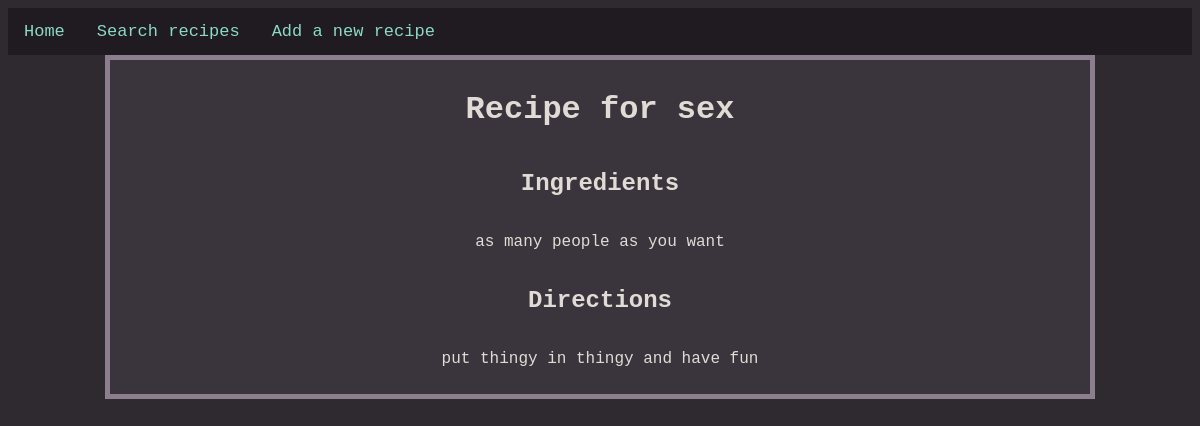
/recipes/6/, run on the app's committed database.
### recipesMain/models.py (models this page shows, shortened)
class recipe(models.Model):
    recipeId = models.BigAutoField(primary_key = True)
    title = models.CharField(max_length = 50)
    ingredients = models.TextField()
    body = models.TextField()
    tag = models.ManyToManyField(category, db_column = "categoryTitle")
    class Meta:
        db_table = "recipe"

### recipesMain/views.py (the view)
# urls.py: path("<int:recipeId>/", views.expandRecipeView, name="expandRecipeView"),
def expandRecipeView(request, recipeId):
    try:
        recipesDisp = recipe.objects.get(pk=recipeId)
        recipeRequest = HttpResponse("This is recipe %s" % recipeId)
    except:
        raise Http404("Recipe does not exist. Maybe you should write it!")
    return render(request, "recipeViews/recipeExpand.html", {"recipesDisp": recipesDisp})

### templates/recipeViews/recipeExpand.html
{% extends "base.html" %}
{% block content %}
<div class="centreColumn">
    <h1>{{ recipesDisp.title }}</h1>
    <h2>Ingredients</h2>
    <p>{{ recipesDisp.ingredients }}</p>
    <h2>Directions</h2>
    <p>{{ recipesDisp.body }}</p>
</div>
{% endblock %}

### static/css/main.css (style rules this page uses)
:root { --retro-bg: #2e2a30; --retro-container-bg: #3a353d; --retro-accent: #ffb347; --retro-accent-dark: #b36b00; --retro-text: #e0dcd5; --retro-link: #8cd9c6; --retro-hover: #ffb347; --retro-border: #8c7e8f; }
.centreColumn { width: 960px; height: 100%; padding: 10px; border: 5px solid var(--retro-border); word-break: keep-all; background-color: var(--retro-container-bg); margin: auto; display: flex; flex-direction: column; align-items: center; color: var(--retro-text); }
body { color: var(--retro-text); background-color: var(--retro-bg); font-family: 'Lucida Console', 'Courier New', monospace; height: 100%; }

### data on the page
recipe: title "Recipe for sex", ingredients "as many people as you want", body "put thingy in thingy and have fun"
